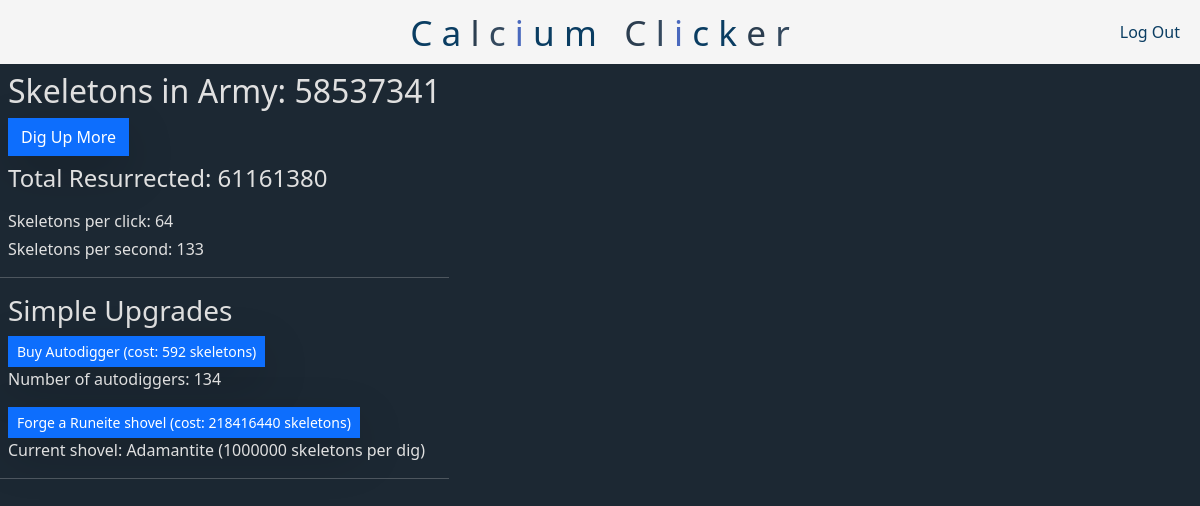
The app's page / (signed in), older data.
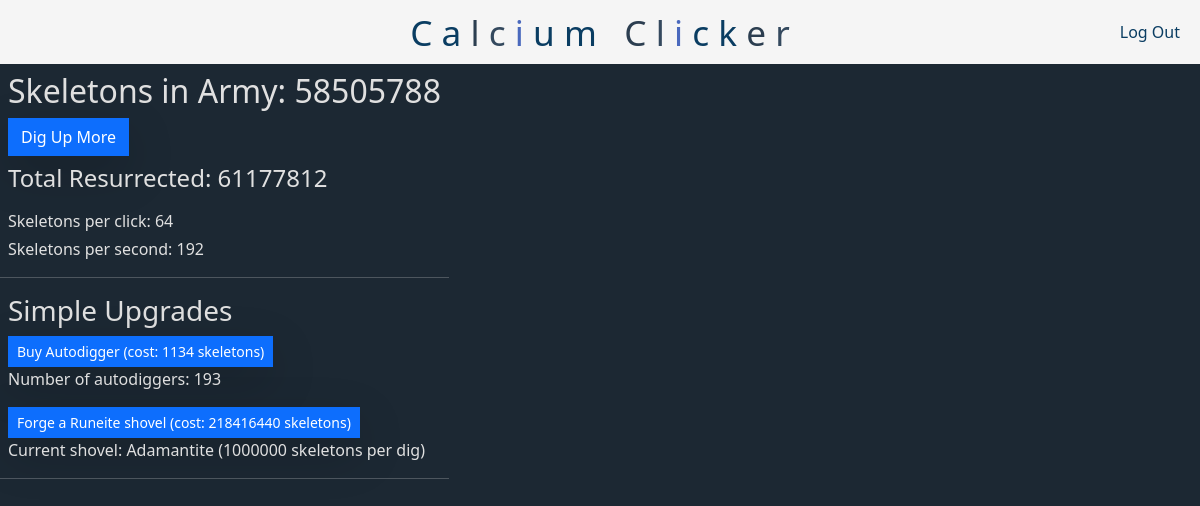
The same page, newer data.
### tables this page shows
CREATE TABLE users (
    id INTEGER PRIMARY KEY AUTOINCREMENT NOT NULL,
    username TEXT NOT NULL,
    hash TEXT NOT NULL,
    skeletonCount INTEGER NOT NULL DEFAULT 0,
    totalSkeletons INTEGER NOT NULL DEFAULT 0
);

CREATE TABLE simple_upgrades (
    id INTEGER PRIMARY KEY AUTOINCREMENT NOT NULL,
    user_id INTEGER NOT NULL,
    curShovel INTEGER NOT NULL DEFAULT 0,
    shovelCost INTEGER NOT NULL DEFAULT 100,
    numAutodiggers INTEGER NOT NULL DEFAULT 0,
    autodiggerCost INTEGER NOT NULL DEFAULT 10,
    FOREIGN KEY (user_id) REFERENCES users(id) ON DELETE CASCADE
);

### app.py (the view)
@app.route("/", methods=["GET"])
@login_required #NOTE: the @login_required decorator was taken from Finance
def index():
    usersRow = db.execute("SELECT skeletonCount, totalSkeletons FROM users WHERE id = ?", session["user_id"])
    users = usersRow[0]
    skeletonCount = users["skeletonCount"]
    totalSkeletons = users["totalSkeletons"]
    simpleUpgradesRow = db.execute("SELECT curShovel, shovelCost, numAutodiggers, autodiggerCost FROM simple_upgrades WHERE user_id = ?", session["user_id"])
    simpleUpgrades = simpleUpgradesRow[0]
    curShovel = simpleUpgrades["curShovel"]
    shovelCost = simpleUpgrades["shovelCost"]
    numAutodiggers = simpleUpgrades["numAutodiggers"]
    autodiggerCost = simpleUpgrades["autodiggerCost"]
    statsRow = db.execute("SELECT skeletonsPerClick, skeletonsPerSecond FROM stats WHERE user_id = ?", session["user_id"])
    stats = statsRow[0]
    skeletonsPerClick = stats["skeletonsPerClick"]
    skeletonsPerSecond = stats["skeletonsPerSecond"]
    return render_template("index.html", skeletonCount=skeletonCount, totalSkeletons=totalSkeletons, curShovel=curShovel, shovelCost=shovelCost, numAutodiggers=numAutodiggers,
                           autodiggerCost=autodiggerCost, skeletonsPerClick=skeletonsPerClick, skeletonsPerSecond=skeletonsPerSecond, shovels=shovels, maxShovel=maxShovel)

### app.py (called while the page is built)
@app.after_request
def after_request(response):
    response.headers["Cache-Control"] = "no-cache, no-store, must-revalidate"
    response.headers["Expires"] = 0
    response.headers["Pragma"] = "no-cache"
    return response

### helpers.py (called while the page is built)
def login_required(f):
    @wraps(f)
    def decorated_function(*args, **kwargs):
        if session.get("user_id") is None:
            return redirect("/login")
        return f(*args, **kwargs)
    return decorated_function

### templates/index.html (shortened to what this page needs)
{% extends "layout.html" %}
{% block main %}
    <div class="from-left-1st">
        <div class="m-2 from-top-1st">
            <h2>Skeletons in Army: <span id="skeleton-count">{{ skeletonCount }}</span></h2>
            <button class="btn btn-primary rounded-0 shadow-lg" onclick="digUpSkeletons()">Dig Up More</button>
            <h4 class="mt-2 mb-3">Total Resurrected: <span id="total-skeletons">{{ totalSkeletons }}</span></h4>
            {% if totalSkeletons > 9 %}
                <p class="mb-1">Skeletons per click: <span id="skeletons-per-click">{{ skeletonsPerClick }}</span></p>
                <p class="mb-1">Skeletons per second: <span id="skeletons-per-second">{{ skeletonsPerSecond }}</span></p>
            {% endif %}
        </div>
        <hr class="w-100 mx-auto">
        {% if totalSkeletons > 9 %}
            <div class="m-2 from-top-2nd">
                <h3>Simple Upgrades</h3>
                <button class="btn btn-primary rounded-0 shadow-lg btn-sm" onclick="buyAutodigger()">Buy Autodigger (cost: <span id="autodigger-cost">{{ autodiggerCost }}</span> skeletons)</button>
                <p>Number of autodiggers: <span id="num-autodiggers">{{ numAutodiggers }}</span></p>
                <button id="shovel-button" class="btn btn-primary rounded-0 shadow-lg btn-sm {% if curShovel == maxShovel %}btn-dark{% endif %}"
                onclick="buyShovel()"
                {% if curShovel == maxShovel %}disabled{% endif %}>
                    {% if curShovel != maxShovel %}
                        Forge a {{ shovels[curShovel + 1] }} shovel (cost: {{ shovelCost }} skeletons)
                    {% else %}
                        Your shovel is max level!
                    {% endif %}
                </button>
                <p id>Current shovel: {{ shovels[curShovel] }} ({{ 10**(curShovel) }} skeletons per dig)</p>
            </div>
            <hr class="w-100 mx-auto">
        {% endif %}
    </div>
{% endblock %}

### templates/layout.html (shortened to what this page needs)
<!DOCTYPE html>
<html lang="en">
    <head>
        <link href="https://cdn.jsdelivr.net/npm/bootstrap@5.3.3/dist/css/bootstrap.min.css" rel="stylesheet">
        <link href="/static/styles.css" rel="stylesheet">
    </head>
    <body>
        <nav class="navbar navbar-expand-md padding">
            <div class="container-fluid">
                <a class="navbar-brand navbar-major" href="/">
                    <span class="deep-blue">C</span>
                    <span class="bright-blue">a</span>
                    <span class="charcoal-black">l</span>
                    <span class="slate-gray">c</span>
                    <span class="steel-blue">i</span>
                    <span class="deep-blue">u</span>
                    <span class="bright-blue">m</span>
                    <span class="charcoal-black">C</span>
                    <span class="slate-gray">l</span>
                    <span class="steel-blue">i</span>
                    <span class="deep-blue">c</span>
                    <span class="bright-blue">k</span>
                    <span class="charcoal-black">e</span>
                    <span class="slate-gray">r</span>
                </a>
                <div class="collapse navbar-collapse" id="navbar">
                    {% if session["user_id"] %}
                        <ul class="navbar-nav ms-auto mt-1 mb-1 navbar-minor">
                            <li class="nav-item"><a class="nav-link" href="/logout">Log Out</a></li>
                        </ul>
                    {% else %}
                        <ul class="navbar-nav ms-auto mt-1 mb-1">
                            <li class="nav-item"><a class="nav-link" href="/register">Register</a></li>
                            <li class="nav-item"><a class="nav-link" href="/login">Log In</a></li>
                        </ul>
                    {% endif %}
                </div>
            </div>
        </nav>
         <main class="{% if request.path != '/' %}container py-5 text-center{% endif %}">
            {% block main %}{% endblock %}
        </main>
    </body>
</html>

### static/styles.css (style rules this page uses)
nav { background-color: #f5f5f5; color: #1c2833; border: none; }
nav .navbar-brand { font-size: 2.2rem; }
nav .navbar-brand .deep-blue { color: #0a3d62; }
nav .navbar-brand .bright-blue { color: #0a3d62; }
nav .navbar-brand .charcoal-black { color: #2c3e50; }
nav .navbar-brand .slate-gray { color: #34495e; }
nav .navbar-brand .steel-blue { color: #4a69bd; }
.navbar-nav .nav-link { color: #0a3d62; font-weight: 500; }
.navbar { position: relative; width: 100% }
.navbar .navbar-major { position: absolute; top: 50%; left: 50%; transform: translate(-50%, -50%); }
.padding { padding-top: 0.5rem; padding-bottom: 0.5rem; }
.from-left-1st { display: inline-block; }
body { background-color: #1c2833; color: #e0e0e0; }

Row changes from the older to the newer data that the page shows:
changed users: skeletonCount "58537341" → "58505788"; totalSkeletons "61161380" → "61177812"
changed simple_upgrades: autodiggerCost "592" → "1134"
Text that changed along with them:
{{ skeletonsPerSecond }}: "133" → "192"
{{ numAutodiggers }}: "134" → "193"
